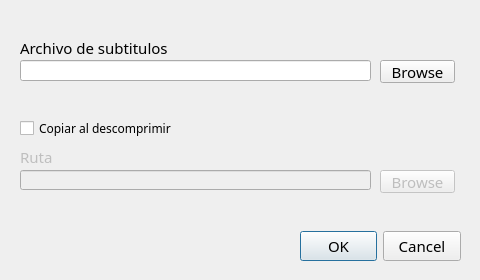
<?xml version="1.0" encoding="UTF-8"?>
<ui version="4.0">
 <class>ToSrtDialog</class>
 <widget class="QDialog" name="ToSrtDialog">
  <property name="windowModality">
   <enum>Qt::NonModal</enum>
  </property>
  <property name="geometry">
   <rect>
    <x>0</x>
    <y>0</y>
    <width>480</width>
    <height>280</height>
   </rect>
  </property>
  <property name="sizePolicy">
   <sizepolicy hsizetype="Fixed" vsizetype="Fixed">
    <horstretch>0</horstretch>
    <verstretch>0</verstretch>
   </sizepolicy>
  </property>
  <property name="minimumSize">
   <size>
    <width>480</width>
    <height>280</height>
   </size>
  </property>
  <property name="maximumSize">
   <size>
    <width>480</width>
    <height>280</height>
   </size>
  </property>
  <property name="windowTitle">
   <string>Seleccionar subtitulos a descomprimir</string>
  </property>
  <property name="modal">
   <bool>false</bool>
  </property>
  <widget class="QDialogButtonBox" name="acceptCancel">
   <property name="geometry">
    <rect>
     <x>300</x>
     <y>230</y>
     <width>161</width>
     <height>32</height>
    </rect>
   </property>
   <property name="font">
    <font>
     <family>OCR A Extended</family>
     <pointsize>11</pointsize>
    </font>
   </property>
   <property name="cursor">
    <cursorShape>PointingHandCursor</cursorShape>
   </property>
   <property name="orientation">
    <enum>Qt::Horizontal</enum>
   </property>
   <property name="standardButtons">
    <set>QDialogButtonBox::Cancel|QDialogButtonBox::Ok</set>
   </property>
  </widget>
  <widget class="QLineEdit" name="subtitlePath">
   <property name="geometry">
    <rect>
     <x>20</x>
     <y>60</y>
     <width>351</width>
     <height>21</height>
    </rect>
   </property>
  </widget>
  <widget class="QLabel" name="subtitleFile">
   <property name="geometry">
    <rect>
     <x>20</x>
     <y>40</y>
     <width>201</width>
     <height>16</height>
    </rect>
   </property>
   <property name="font">
    <font>
     <family>OCR A Extended</family>
     <pointsize>11</pointsize>
    </font>
   </property>
   <property name="text">
    <string>Archivo de subtitulos</string>
   </property>
  </widget>
  <widget class="QPushButton" name="browse">
   <property name="geometry">
    <rect>
     <x>380</x>
     <y>60</y>
     <width>75</width>
     <height>23</height>
    </rect>
   </property>
   <property name="font">
    <font>
     <family>OCR A Extended</family>
     <pointsize>11</pointsize>
    </font>
   </property>
   <property name="text">
    <string>Browse</string>
   </property>
  </widget>
  <widget class="QCheckBox" name="copyFiles">
   <property name="geometry">
    <rect>
     <x>20</x>
     <y>120</y>
     <width>221</width>
     <height>17</height>
    </rect>
   </property>
   <property name="font">
    <font>
     <family>OCR A Extended</family>
     <pointsize>9</pointsize>
    </font>
   </property>
   <property name="text">
    <string>Copiar al descomprimir</string>
   </property>
  </widget>
  <widget class="QLineEdit" name="copyPath">
   <property name="enabled">
    <bool>false</bool>
   </property>
   <property name="geometry">
    <rect>
     <x>20</x>
     <y>170</y>
     <width>351</width>
     <height>20</height>
    </rect>
   </property>
  </widget>
  <widget class="QLabel" name="copyRoute">
   <property name="enabled">
    <bool>false</bool>
   </property>
   <property name="geometry">
    <rect>
     <x>20</x>
     <y>150</y>
     <width>47</width>
     <height>13</height>
    </rect>
   </property>
   <property name="font">
    <font>
     <family>OCR A Extended</family>
     <pointsize>11</pointsize>
    </font>
   </property>
   <property name="text">
    <string>Ruta</string>
   </property>
  </widget>
  <widget class="QPushButton" name="browseCopy">
   <property name="enabled">
    <bool>false</bool>
   </property>
   <property name="geometry">
    <rect>
     <x>380</x>
     <y>170</y>
     <width>75</width>
     <height>23</height>
    </rect>
   </property>
   <property name="font">
    <font>
     <family>OCR A Extended</family>
     <pointsize>11</pointsize>
    </font>
   </property>
   <property name="text">
    <string>Browse</string>
   </property>
  </widget>
 </widget>
 <resources/>
 <connections>
  <connection>
   <sender>acceptCancel</sender>
   <signal>accepted()</signal>
   <receiver>ToSrtDialog</receiver>
   <slot>accept()</slot>
   <hints>
    <hint type="sourcelabel">
     <x>248</x>
     <y>254</y>
    </hint>
    <hint type="destinationlabel">
     <x>157</x>
     <y>274</y>
    </hint>
   </hints>
  </connection>
  <connection>
   <sender>acceptCancel</sender>
   <signal>rejected()</signal>
   <receiver>ToSrtDialog</receiver>
   <slot>reject()</slot>
   <hints>
    <hint type="sourcelabel">
     <x>316</x>
     <y>260</y>
    </hint>
    <hint type="destinationlabel">
     <x>286</x>
     <y>274</y>
    </hint>
   </hints>
  </connection>
 </connections>
</ui>
